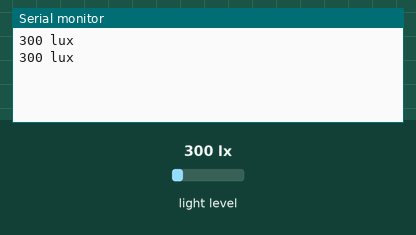
The sketch below on a simulated ESP32. Shown: the last lines printed to the serial monitor. Wiring (inferred from the names in the program): BH1750 light sensor at I2C address 0x23. The inputs (shaded band) are chosen by the test bench; at power-on: light level 300 lx.

Above: at 6.1 s.
6.2 s: light level set to 40 lx
At 11.6 s:
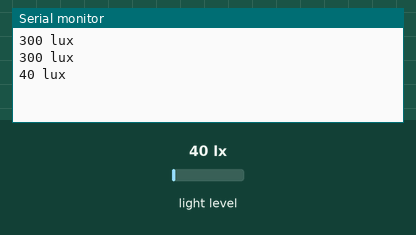
12.4 s: light level set to 500 lx
At 16.1 s:
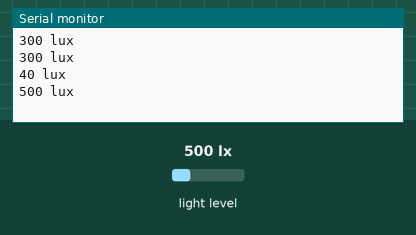
Timing chart, 0 to 17.6 s (numbered marks = the images above; inputs shaded):
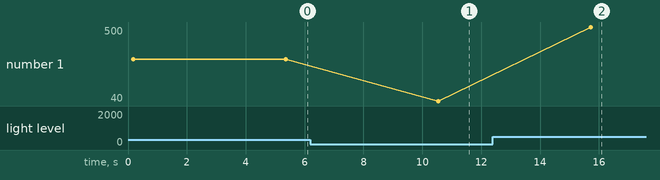

The sketch:

GY-30_BH1750.ino
```cpp
#include <Wire.h>
//SCL-22  SDA-21
#define ADDRESS_BH1750FVI 0x23  //ADDR="L" for this module

#define ONE_TIME_H_RESOLUTION_MODE 0x20

//One Time H-Resolution Mode:

//Resolution = 1 lux

//Measurement time (max.) = 180ms

//Power down after each measurement

byte highByte = 0;

byte lowByte = 0;

unsigned int sensorOut = 0;

unsigned int illuminance = 0;


void setup(){

   Wire.begin();

   Serial.begin(115200);

}


void loop(){

   Wire.beginTransmission(ADDRESS_BH1750FVI); //"notify" the matching device

   Wire.write(ONE_TIME_H_RESOLUTION_MODE);   //set operation mode

   Wire.endTransmission();

   delay(180);

   Wire.requestFrom(ADDRESS_BH1750FVI, 2); //ask Arduino to read back 2 bytes from the sensor

   highByte = Wire.read(); // get the high byte

   lowByte = Wire.read(); // get the low byte

   sensorOut = (highByte<<8)|lowByte;

   illuminance = sensorOut/1.2;

   Serial.print(illuminance);  Serial.println(" lux");

   delay(5000);

}
```

Measured:
- after the input at 6.2 s, the serial monitor: prints a new line after 4.3 s (image 1)
- after the input at 12.4 s, the serial monitor: prints a new line after 3.3 s (image 2)
- plotted number 1: 300 → 40 after the input at 6.2 s, 40 → 500 after the input at 12.4 s
